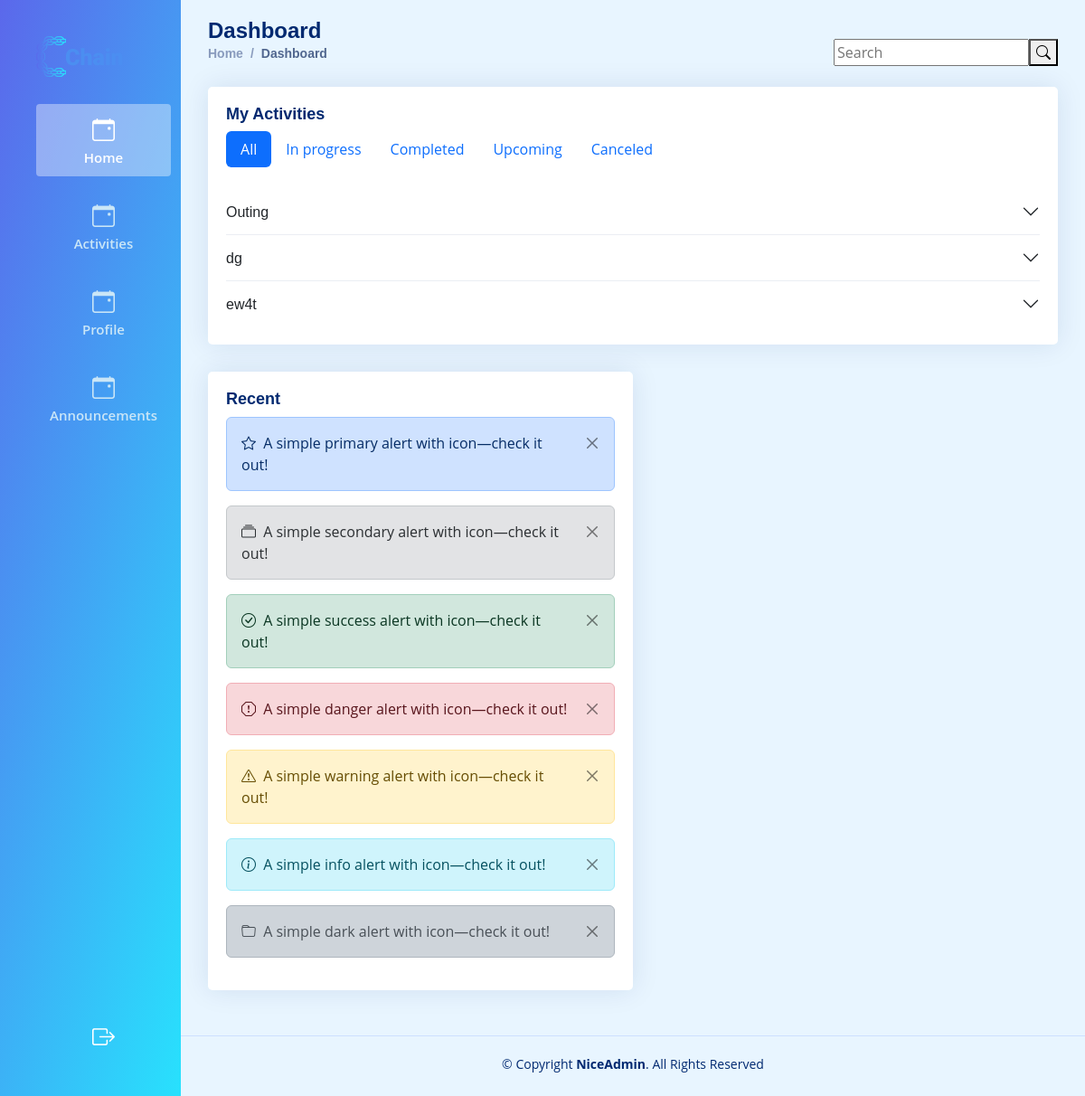
The page /client/pages/user/events.php on the database as committed earlier.
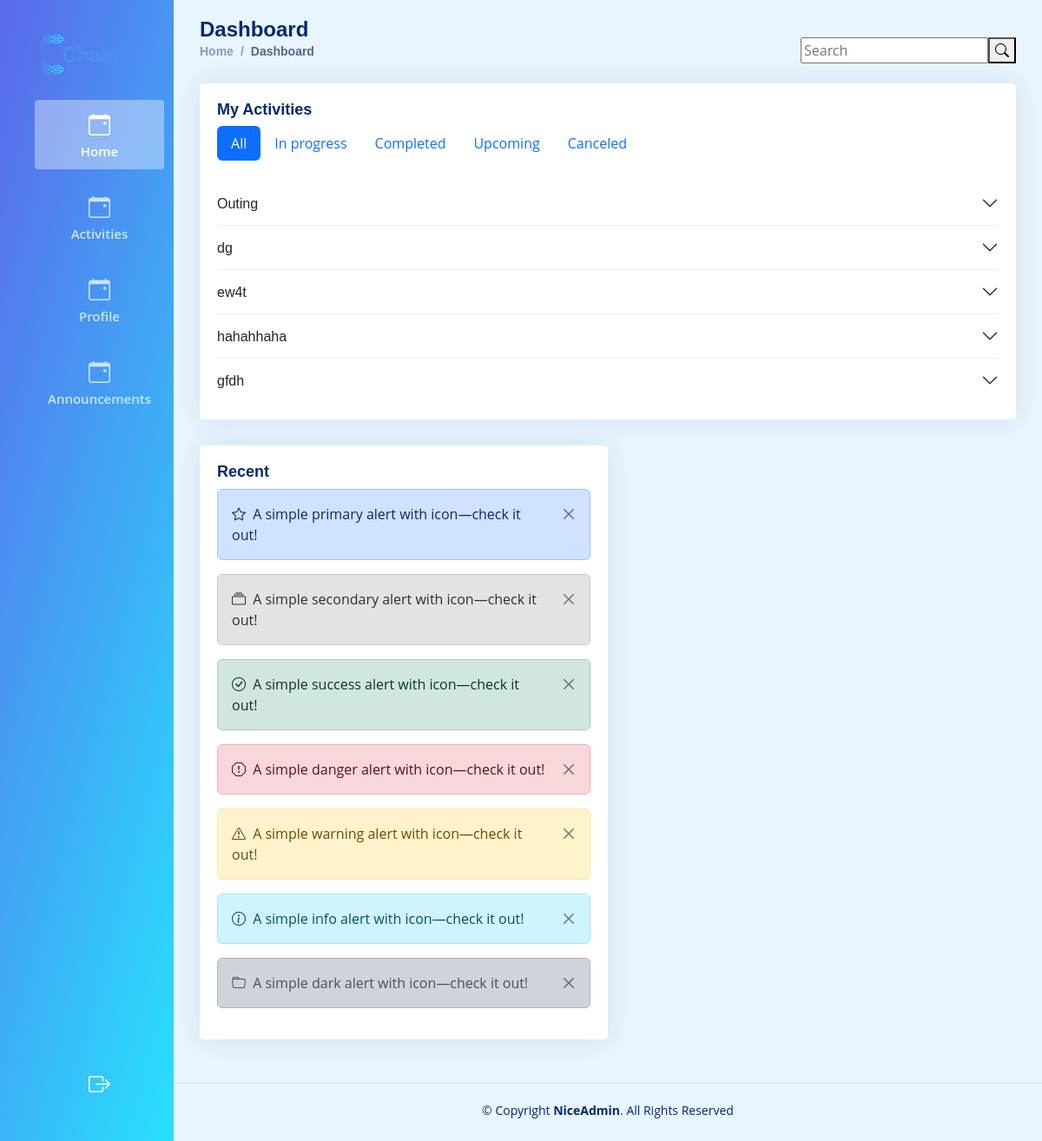
The same page on the database as committed later.
### tables this page shows
CREATE TABLE `activity` (
  `activityID` int(11) NOT NULL,
  `act_title` varchar(50) NOT NULL,
  `act_date` varchar(50) NOT NULL,
  `act_time` int(50) NOT NULL,
  `act_location` varchar(100) NOT NULL,
  `act_desc` varchar(500) NOT NULL,
  `act_ootd` varchar(100) NOT NULL,
  `remarks` varchar(50) NOT NULL,
  `userID` int(11) NOT NULL
);

### client/pages/user/events.php (the view, shortened to what the changed rows need)
<!DOCTYPE html>
<html lang="en">
<head>
    <?php include_once("../../components/vendorCSSLinks.php") ?>
    <link rel="stylesheet" href="../../assets/css/main.css">
    <link rel="stylesheet" href="../../assets/css/user.css">
</head>
<body>
    <main id="main" class="main user-main">
        <div class="page-header d-flex align-items-center">
            <div class="pagetitle">
                <h1>Dashboard</h1>
            </div>
        </div>
        <div class="card col-lg-12">
            <div class="card-body">
                <div class="tab-content pt-2" id="myTabContent">
                    <div class="tab-pane fade active show" id="pills-all" role="tabpanel" aria-labelledby="all-tab">
                        <div class="accordion accordion-flush" id="myaccordion">
                            <?php
                            $conn = getConnection();
                            $sql = "SELECT * FROM activity";
                            $result = mysqli_query($conn, $sql);
                            if (mysqli_num_rows($result) > 0) :
                                while ($row = mysqli_fetch_assoc($result)) :
                            ?>
                                    <div class="accordion-item">
                                        <h2 class="accordion-header" id="flush-heading<?= $row['activityID'] ?>">
                                            <button class="accordion-button collapsed" type="button" data-bs-toggle="collapse" data-bs-target="#flush-collapse<?= $row['activityID'] ?>" aria-expanded="false" aria-controls="flush-collapseThree">
                                                <?= $row['act_title']; ?>
                                            </button>
                                        </h2>
                                    </div>
                            <?php
                                endwhile;
                            else :
                                echo "0 results";
                            endif;
                            ?>
                        </div>
                    </div>
                </div>
            </div>
        </div>
    </main>
</body>
</html>

Rows that differ between the two databases and show on the page:
added activity: act_title "hahahhaha"
added activity: act_title "gfdh"
